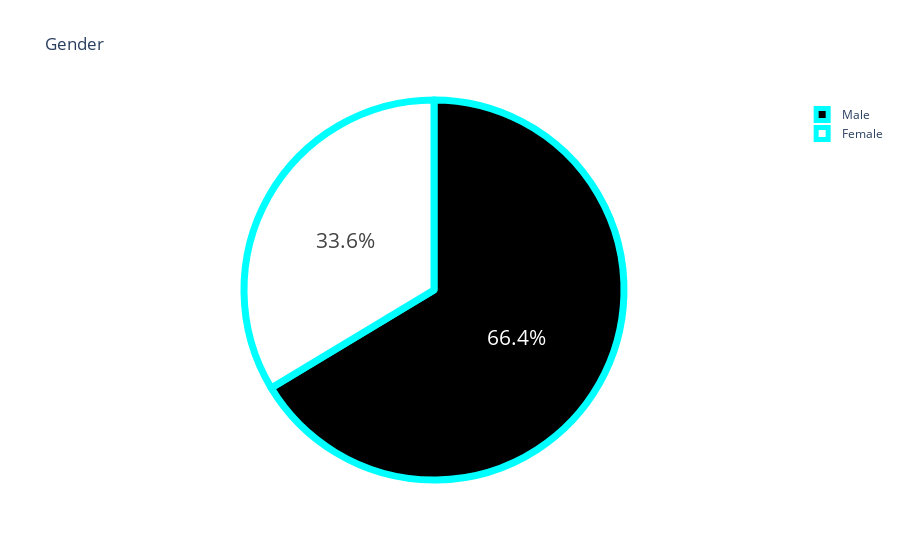

The notebook cell saved with this chart:
### Code cell
bob=data["Your Gender"].value_counts()
label=bob.index
count=bob.values
colors=['black','white']
fig=pg.Figure(data=[pg.Pie(labels=label,values=count)])
fig.update_layout(title_text="Gender")
fig.update_traces(hoverinfo='label+value',textinfo='percent',textfont_size=21,
                  marker=dict(colors=colors,line=dict(color='cyan',width=7)))
fig

### Figure 1 — Plotly figure (JSON) as saved in the notebook; plotly's stock layout.template omitted (floating-point values rounded to 4 significant figures)
{"data": [{"hoverinfo": "label+value", "labels": ["Male", "Female"], "marker": {"colors": ["black", "white"], "line": {"color": "cyan", "width": 7}}, "textfont": {"size": 21}, "textinfo": "percent", "type": "pie", "values": [156, 79]}], "layout": {"title": {"text": "Gender"}}}
